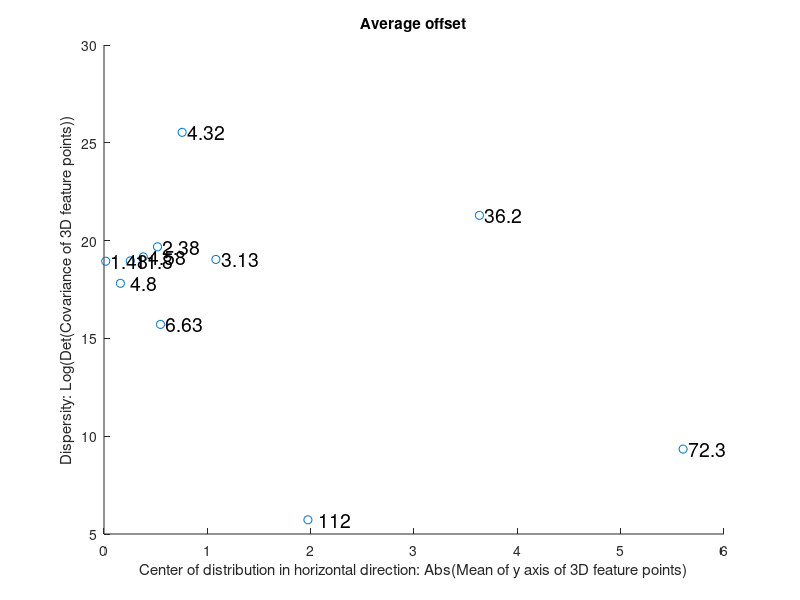

This figure's MATLAB source:
error = [4.803313, 11.782807, 4.581539, 2.375941, 6.631727, 3.128704, 4.315196, 1.477921, 112.459351, 72.312232, 36.181538];
m_y = [0.1589081507047702, -0.2550667182261508, -0.3801776573323367, -0.5178360890690238, -0.546698870866195, -1.082486590743065, 0.7560710779057358, 0.01689261267893016, 1.97335561839017, -5.604304145364201, -3.633041630602545];
det_cov = [5.4638e+07, 1.7216e+08, 2.1106e+08, 3.5337e+08, 6.6944e+06, 1.8531e+08, 1.2300e+11, 1.6930e+08, 306.6526, 1.1403e+04, 1.7654e+09];
m_y = abs(m_y);
log_det = log(det_cov);
scatter(m_y, log_det);
labels = num2str(error',3);
text(m_y+0.05, log_det, labels, 'FontSize', 14);
title("Average offset")
xlabel('Center of distribution in horizontal direction: Abs(Mean of y axis of 3D feature points)');
ylabel('Dispersity: Log(Det(Covariance of 3D feature points))');